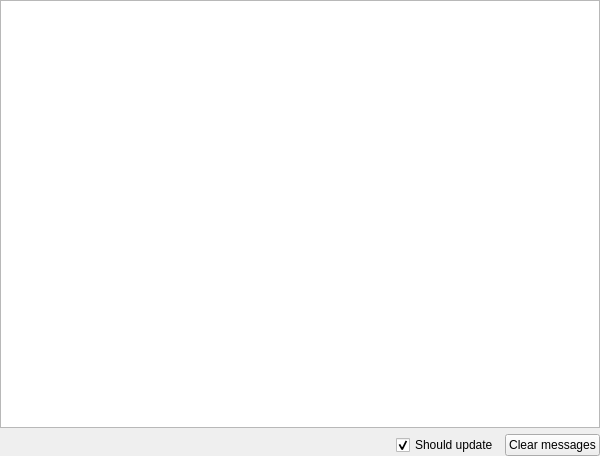
<?xml version="1.0" encoding="UTF-8"?>
<ui version="4.0">
 <class>VMTDAdapterForm</class>
 <widget class="QWidget" name="VMTDAdapterForm">
  <property name="geometry">
   <rect>
    <x>0</x>
    <y>0</y>
    <width>600</width>
    <height>456</height>
   </rect>
  </property>
  <property name="windowTitle">
   <string>Form</string>
  </property>
  <layout class="QVBoxLayout" name="verticalLayout">
   <property name="leftMargin">
    <number>0</number>
   </property>
   <property name="topMargin">
    <number>0</number>
   </property>
   <property name="rightMargin">
    <number>0</number>
   </property>
   <property name="bottomMargin">
    <number>0</number>
   </property>
   <item>
    <widget class="QPlainTextEdit" name="pteFlow"/>
   </item>
   <item>
    <layout class="QHBoxLayout" name="hl_1">
     <item>
      <spacer name="_1">
       <property name="orientation">
        <enum>Qt::Horizontal</enum>
       </property>
       <property name="sizeHint" stdset="0">
        <size>
         <width>40</width>
         <height>20</height>
        </size>
       </property>
      </spacer>
     </item>
     <item>
      <widget class="QCheckBox" name="chbShouldUpdate">
       <property name="text">
        <string>Should update</string>
       </property>
       <property name="checked">
        <bool>true</bool>
       </property>
      </widget>
     </item>
     <item>
      <widget class="QPushButton" name="pbClear">
       <property name="text">
        <string>Clear messages</string>
       </property>
      </widget>
     </item>
    </layout>
   </item>
  </layout>
 </widget>
 <resources/>
 <connections/>
</ui>
